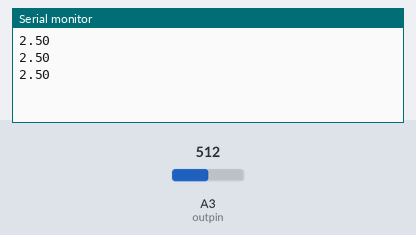
The sketch below on a simulated Arduino Uno, built with avr-gcc and run on an emulated ATmega328P. On the bench: the last lines printed to the serial monitor. The inputs (shaded band) are chosen by the test bench; at power-on: A3 (outpin) = 512.

Above: at 1.3 s.
1.4 s: A3 (outpin) set to 716
At 1.9 s:
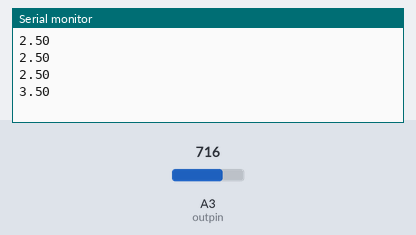
2.9 s: A3 (outpin) set to 900
At 3.4 s:
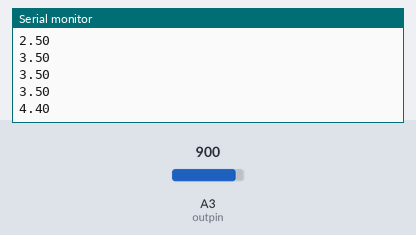
Timing chart, 0 to 5.9 s (numbered marks = the images above; inputs shaded):
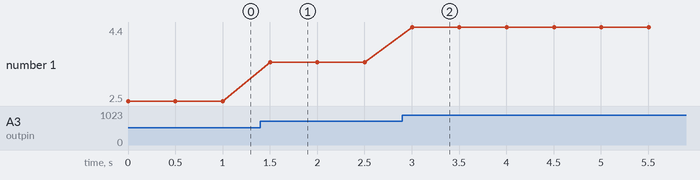

The sketch:

code.ino
```cpp
int outpin = A3;
int readval;
float v2=0;
int delayT = 500;

void setup()
{
  pinMode(outpin,INPUT);
  Serial.begin(9600);
}

void loop()
{
  readval = analogRead(outpin);
  v2 = (5./1023.)*readval;
  Serial.println(v2);
  delay(delayT);
}
```

Measured:
- after the input at 1.4 s, the serial monitor: prints a new line after 0.10 s (image 1)
- after the input at 2.9 s, the serial monitor: prints a new line after 0.10 s (image 2)
- plotted number 1: 2.5 → 3.5 after the input at 1.4 s, 3.5 → 4.4 after the input at 2.9 s
